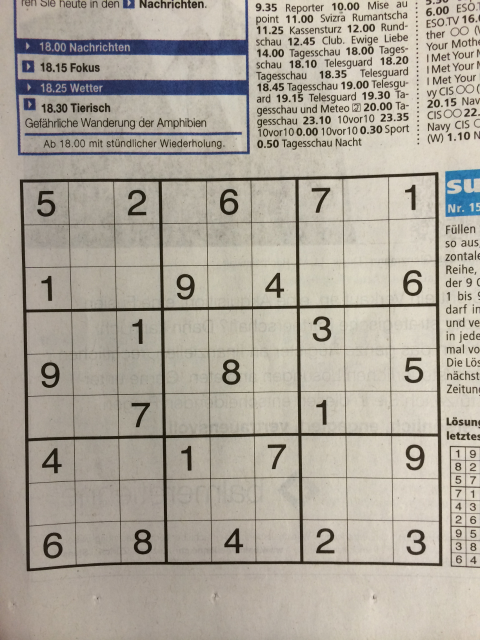
#> input picture image1003.jpg, 960 x 1280 px, found by its file name (shown at 1/2 size)
$ jupyter execute --allow-errors suduko1.ipynb
#> lines starting #> are read from the running program, lines starting #| are printed output that depends on the picture; after the words box and inside, x2 and y2 are one past the last pixel; in counts of white or black regions, pixels touching at a corner belong together
[cell 1]
# Importing necessary libraries for image processing and deep learning

# TensorFlow and Keras for building the neural network
import tensorflow
from tensorflow.keras.models import Sequential
from tensorflow.keras.layers import Dense, Dropout, Flatten, Conv2D, MaxPooling2D

# Scikit-learn for model evaluation and data splitting
from sklearn.metrics import f1_score
from sklearn.model_selection import train_test_split

# OpenCV for image processing
import cv2

# NumPy for numerical operations
import numpy as np

# Matplotlib for data visualization
from matplotlib import pyplot as plt

# OS for file handling (make sure you're using it)
import os

[cell 2]
# functions for image processing
def plot_many_images(images, titles='', rows=9, columns=9):
    #Plots each image in a given list as a grid structure. using Matplotlib.
    plt.title('Extracted elements from sudoku')
    for i, image in enumerate(images):
        plt.subplot(rows, columns, i+1)
        plt.imshow(image, 'gray')
        plt.xticks([]), plt.yticks([])  # Hide tick marks
    plt.axis('off')
    plt.show()

[cell 3]
import matplotlib.pyplot as plt

def show_image(img, title='', flag=0):

    # If flag is non-zero, return True (the flag functionality isn't fully clear yet)
    if flag != 0:
        return True

    # Display the image with the given title
    plt.imshow(img, cmap='gray')  # Show the image in grayscale
    plt.title(title)  # Set the title
    plt.axis('off')  # Hide the axis
    plt.show()  # Block until the window is closed (default behavior)

[cell 4]
import cv2
import numpy as np

def pre_process_image(img, skip_dilate=False, flag=0, blur_kernel_size=(9, 9), block_size=11, C=2):


    # Apply Gaussian blur with the specified kernel size
    proc = cv2.GaussianBlur(img.copy(), blur_kernel_size, 0)

    # Apply adaptive thresholding with the given block size and C value
    proc = cv2.adaptiveThreshold(proc, 255, cv2.ADAPTIVE_THRESH_GAUSSIAN_C, cv2.THRESH_BINARY, block_size, C)

    # Invert the colors so gridlines become non-zero
    proc = cv2.bitwise_not(proc)

    if not skip_dilate:
        # Dilate the image to increase the size of the grid lines
        kernel = np.array([[0., 1., 0.], [1., 1., 1.], [0., 1., 0.]], np.uint8)
        proc = cv2.dilate(proc, kernel)

    # Show the processed image
    show_image(proc, 'pre-processed above image to binary for contour detection', flag)
    return proc

[cell 5]
import cv2
import numpy as np
import operator

def find_corners_of_largest_polygon(img):

    contours, _ = cv2.findContours(img.copy(), cv2.RETR_EXTERNAL, cv2.CHAIN_APPROX_SIMPLE)  # Find contours
    if not contours:
        return None  # Return None if no contours are found

    # Sort contours by area, descending
    contours = sorted(contours, key=cv2.contourArea, reverse=True)

    # Approximate the largest contour to a polygon with 4 vertices
    polygon = contours[0]
    epsilon = 0.02 * cv2.arcLength(polygon, True)  # Approximation accuracy
    approx = cv2.approxPolyDP(polygon, epsilon, True)

    # Check if the polygon has 4 vertices (quadrilateral)
    if len(approx) != 4:
        return None  # If it's not a quadrilateral, return None

    # Extract the 4 corner points
    points = approx.reshape(4, 2)

    # Sort points to get the top-left, top-right, bottom-left, and bottom-right
    points = sorted(points, key=lambda x: x[0])  # Sort by x-coordinate (left to right)

    # Split into left and right based on x-coordinates
    left_points = sorted(points[:2], key=lambda x: x[1])  # Sort the left points by y (top to bottom)
    right_points = sorted(points[2:], key=lambda x: x[1])  # Sort the right points by y (top to bottom)

    # Return the ordered corners: top-left, top-right, bottom-right, bottom-left
    return [left_points[0], right_points[0], right_points[1], left_points[1]]

[cell 6]
import numpy as np
import cv2

def distance_between(p1, p2):
    """Returns the scalar distance between two points"""
    a = p2[0] - p1[0]
    b = p2[1] - p1[1]
    return np.sqrt((a ** 2) + (b ** 2))

def crop_and_warp(img, crop_rect, flag=0):
    """Crops and warps a rectangular section from an image into a square of similar size."""

    # Rectangle described by top left, top right, bottom right and bottom left points
    top_left, top_right, bottom_right, bottom_left = crop_rect

    # Explicitly set the data type to float32 for the transformation matrix
    src = np.array([top_left, top_right, bottom_right, bottom_left], dtype='float32')

    # Calculate distances between the corners (only once per pair)
    top_side = distance_between(top_left, top_right)
    right_side = distance_between(top_right, bottom_right)
    bottom_side = distance_between(bottom_left, bottom_right)
    left_side = distance_between(top_left, bottom_left)

    # Get the longest side in the rectangle to determine square size
    side = max(top_side, right_side, bottom_side, left_side)

    # Define a square with side length equal to the longest side
    dst = np.array([[0, 0], [side - 1, 0], [side - 1, side - 1], [0, side - 1]], dtype='float32')

    # Get the perspective transformation matrix
    m = cv2.getPerspectiveTransform(src, dst)

    if m is not None:
        # Perform the transformation on the original image
        warp = cv2.warpPerspective(img, m, (int(side), int(side)))

        # Display the result using show_image (assuming show_image is defined elsewhere)
        show_image(warp, 'extracted and warped sudoku from the above image', flag)

        return warp
    else:
        print("Error: Perspective transformation failed.")
        return None

[cell 7]
def infer_grid(img):
    """Infers 81 cell grid from a square image."""
    squares = []

    # Ensure the image is square
    height, width = img.shape[:2]
    if height != width:
        raise ValueError("Input image must be square")

    side = width / 9  # We can use width or height as they are the same

    # Loop to generate coordinates for each square in the grid
    for j in range(9):
        for i in range(9):
            # Top-left corner (x, y)
            p1 = (i * side, j * side)
            # Bottom-right corner (x, y)
            p2 = ((i + 1) * side, (j + 1) * side)
            squares.append((p1, p2))

    return squares

def cut_from_rect(img, rect):
    """Cuts a rectangle from an image using the top left and bottom right points."""

    # Get the rectangle's top left and bottom right coordinates
    x1, y1 = rect[0]
    x2, y2 = rect[1]

    # Ensure the coordinates are within the bounds of the image
    height, width = img.shape[:2]

    x1, x2 = max(0, x1), min(x2, width)
    y1, y2 = max(0, y1), min(y2, height)

    # Return the cropped region
    return img[int(y1):int(y2), int(x1):int(x2)]

[cell 8]
import cv2

def scale_and_centre(img, size, margin=0, background=0):
    """Scales and centers an image onto a new background square."""
    h, w = img.shape[:2]

    def centre_pad(length):
        """Handles centering for a given length that may be odd or even."""
        if length % 2 == 0:
            side1 = int((size - length) / 2)
            side2 = side1
        else:
            side1 = int((size - length) / 2)
            side2 = side1 + 1
        return side1, side2

    def scale(r, x):
        """Scales a dimension by a given ratio."""
        return int(r * x)

    # Handle scaling and padding based on aspect ratio
    if h > w:  # Image is taller than wide
        t_pad = int(margin / 2)
        b_pad = t_pad
        ratio = (size - margin) / h
        w, h = scale(ratio, w), scale(ratio, h)
        l_pad, r_pad = centre_pad(w)
    else:  # Image is wider or square
        l_pad = int(margin / 2)
        r_pad = l_pad
        ratio = (size - margin) / w
        w, h = scale(ratio, w), scale(ratio, h)
        t_pad, b_pad = centre_pad(h)

    # Resize the image to fit within the scaled square
    img = cv2.resize(img, (w, h))

    # Add padding to center the image on the background
    img = cv2.copyMakeBorder(img, t_pad, b_pad, l_pad, r_pad, cv2.BORDER_CONSTANT, None, background)

    # Resize to the final size (if necessary)
    return cv2.resize(img, (size, size))

[cell 9]
import cv2
import numpy as np

def find_largest_feature(inp_img, scan_tl=None, scan_br=None):
    """
    Finds the largest connected feature in the input image using floodFill.
    Fills this structure in white and reduces the rest to black.
    """
    img = inp_img.copy()  # Copy the image to preserve original
    height, width = img.shape[:2]

    max_area = 0
    seed_point = None

    if scan_tl is None:
        scan_tl = [0, 0]  # Default to top-left corner
    if scan_br is None:
        scan_br = [width, height]  # Default to bottom-right corner

    # Iterate through the image to find the largest connected component
    for x in range(scan_tl[0], scan_br[0]):
        for y in range(scan_tl[1], scan_br[1]):
            if img.item(y, x) == 255:  # Look for white pixels
                area = cv2.floodFill(img, None, (x, y), 64)  # Flood-fill and get area size
                if area[0] > max_area:
                    max_area = area[0]
                    seed_point = (x, y)  # Update the seed point

    # Second pass: fill everything with grey to reduce noise and focus on the largest feature
    for x in range(width):
        for y in range(height):
            if img.item(y, x) == 255:
                cv2.floodFill(img, None, (x, y), 64)

    # Create a mask for flood-filling the main feature
    mask = np.zeros((height + 2, width + 2), np.uint8)

    if seed_point is not None:
        cv2.floodFill(img, mask, seed_point, 255)  # Highlight the largest feature

    # Calculate the bounding box around the largest feature
    top, bottom, left, right = height, 0, width, 0
    for x in range(width):
        for y in range(height):
            if img.item(y, x) == 255:  # Find pixels belonging to the largest feature
                top = min(top, y)
                bottom = max(bottom, y)
                left = min(left, x)
                right = max(right, x)

    # Return the processed image and the bounding box
    bbox = np.array([[left, top], [right, bottom]], dtype='float32')
    return img, bbox, seed_point

[cell 10]
def extract_digit(img, rect, size, min_area=100, margin_factor=2.5):
    """Extracts a digit (if one exists) from a Sudoku square."""

    digit = cut_from_rect(img, rect)  # Extract the region containing the digit

    # Use feature finding to get the largest feature in the center of the box
    h, w = digit.shape[:2]
    margin = int(np.mean([h, w]) / margin_factor)  # Dynamic margin calculation
    _, bbox, seed = find_largest_feature(digit, [margin, margin], [w - margin, h - margin])

    # Crop the digit using the bounding box
    digit = cut_from_rect(digit, bbox)

    # Calculate the dimensions of the bounding box
    w = bbox[1][0] - bbox[0][0]
    h = bbox[1][1] - bbox[0][1]

    # Ensure the bounding box area is large enough
    if w > 0 and h > 0 and (w * h) > min_area and len(digit) > 0:
        return scale_and_centre(digit, size, 4)  # Scale and center the digit
    else:
        return np.zeros((size, size), np.uint8)  # Return an empty square if no valid digit found

[cell 11]
def get_digits(img, squares, size, flag=0):
    """Extracts digits from their cells and builds an array."""
    digits = []
    img = pre_process_image(img.copy(), skip_dilate=True, flag=flag)
    ii = img.copy()
    ii = cv2.cvtColor(ii, cv2.COLOR_GRAY2BGR)

    # Loop through the squares and extract digits
    for square in squares:
        # Extract the digit from the current square
        extracted_digit = extract_digit(img, square, size)

        # If the extracted digit is not empty, add it to the digits list
        if np.sum(extracted_digit) > 0:  # Check if the digit is non-empty
            digits.append(extracted_digit)
        else:
            digits.append(np.zeros((size, size), np.uint8))  # Placeholder for empty cells

        # Draw a rectangle around the current square
        a, b = (int(square[0][0]), int(square[0][1])), (int(square[1][0]), int(square[1][1]))
        cv2.rectangle(ii, a, b, (0, 255, 0), 3)

    # Show the image with grid lines marked in green
    #if flag:  # Only display if flag is non-zero
    show_image(ii, 'Grid lines marked in green (digits to extract will be in between)', flag)

    return digits

[cell 12]
# Function to parse the grid from the loaded image
def parse_grid_from_loaded_image(img, flag=0):
    original = cv2.cvtColor(img, cv2.COLOR_BGR2GRAY)
    rgb_img = cv2.cvtColor(original.copy(), cv2.COLOR_BGR2RGB)
    show_image(original, 'original image', flag)

    processed = pre_process_image(original, flag=flag)
    corners = find_corners_of_largest_polygon(processed)
    cv2.line(rgb_img, tuple(corners[0]), tuple(corners[1]), (255,0,0), 3)
    cv2.line(rgb_img, tuple(corners[1]), tuple(corners[2]), (255,0,0), 3)
    cv2.line(rgb_img, tuple(corners[2]), tuple(corners[3]), (255,0,0), 3)
    cv2.line(rgb_img, tuple(corners[3]), tuple(corners[0]), (255,0,0), 3)
    show_image(rgb_img, 'sudoku to extract', flag)

    cropped = crop_and_warp(original, corners, flag)
    squares = infer_grid(cropped)
    digits = get_digits(cropped, squares, 28, flag=flag)
    warp_img = cv2.cvtColor(cropped.copy(), cv2.COLOR_BGR2RGB)
    for a,b in squares:
        x,y = int(a[0]), int(a[1])
        w,z = int(b[0]), int(b[1])
        cv2.circle(warp_img, (x,y), 7, (220,0,30), -1)
    show_image(warp_img, 'intersection of the green lines marked in red dot', flag)
    return digits

[cell 13]
import os
import cv2
import random
import matplotlib.pyplot as plt


# Specify the folder containing the images
folder = "D:\\Codes\\Notebooks\\s_puzzle"

# Randomly select an image from the dataset 167

#image_name = random.choice(os.listdir(folder))

image_name="image1003.jpg"


print("Selected Image:", image_name)

# Load the selected image
sudoku_image = cv2.imread(os.path.join(folder, image_name))
#> sudoku_image is the input picture: shape (1280, 960, 3); mean B, G, R 154.4, 166, 172.7

# Check if the image is loaded successfully
if sudoku_image is not None:
    # Convert BGR to RGB (since OpenCV loads images in BGR format)
    sudoku_image = cv2.cvtColor(sudoku_image, cv2.COLOR_BGR2RGB)

    # Display the image
    plt.figure(figsize=(6, 6))  # Optional: specify the figure size
    plt.imshow(sudoku_image)
    plt.axis('off')  # Hide axis
    plt.title("Randomly Selected Sudoku Image")  # Optional: add title
    plt.show()

    # Process the image to extract digits
    digits = parse_grid_from_loaded_image(sudoku_image, flag=0)
#> in parse_grid_from_loaded_image, `original = cv2.cvtColor(img, cv2.COLOR_BGR2GRAY)`:
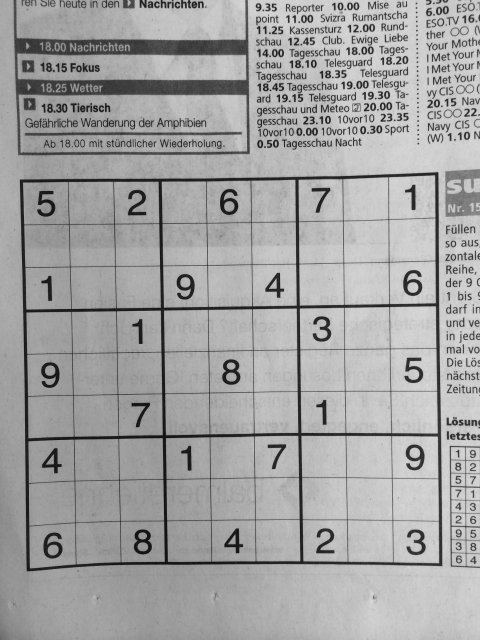
#> original: shape (1280, 960) (shown at 1/2 size); min 5, max 219, mean 163.3
#> in pre_process_image, `proc = cv2.adaptiveThreshold(proc, 255, cv2.ADAPTIVE_THRESH_GAUSSIAN_C..`:
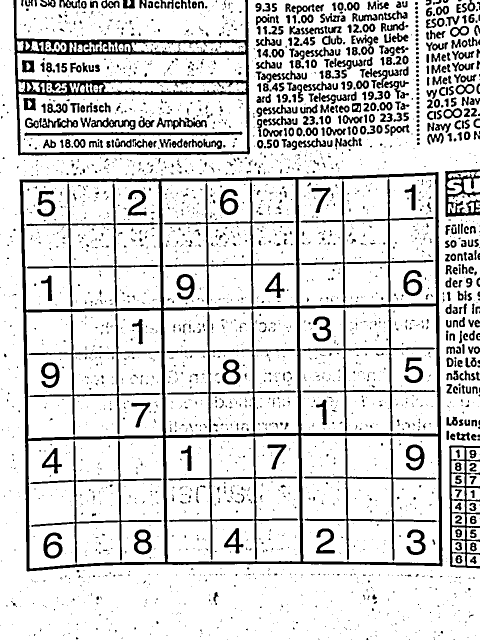
#> proc: shape (1280, 960) (shown at 1/2 size); 83.7% white; 3078 black regions (2435 under 20 px), largest, box (x1, y1, x2, y2) and area: (39, 344, 885, 1143) 49460, (27, 0, 500, 311) 19633, (601, 357, 867, 607) 3894
#> in pre_process_image, `proc = cv2.dilate(proc, kernel)`:
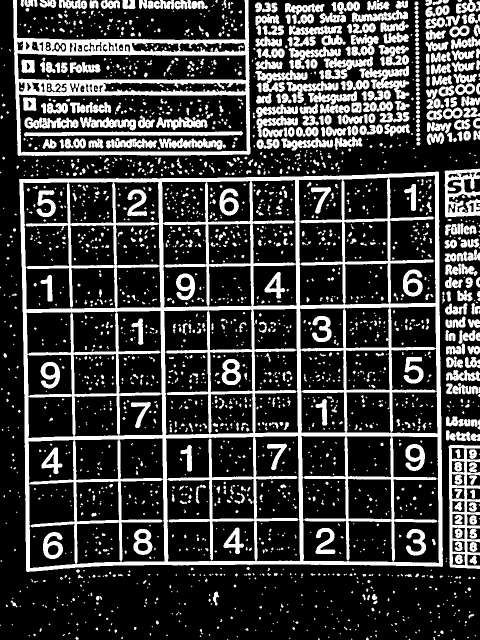
#> proc: shape (1280, 960) (shown at 1/2 size); 24.6% white; 2403 white regions (1419 under 20 px)
#> in find_corners_of_largest_polygon, `contours, _ = cv2.findContours(img.copy(), cv2.RETR_EXTERNAL, cv2.CHAI..`: contours = 906 contours, 585 with area under 20; largest, box (x1, y1, x2, y2) and area: (38, 343, 886, 1144) 647856, (26, 0, 501, 312) 108881, (897, 890, 960, 1138) 9620, (889, 337, 960, 435) 4580, (729, 132, 819, 199) 2155
#> in find_corners_of_largest_polygon, `polygon = contours[0]`: polygon = contour of 292 points, box (x1, y1, x2, y2) (38, 343, 886, 1144), area 647856
#> in find_corners_of_largest_polygon, `epsilon = 0.02 * cv2.arcLength(polygon, True)`: epsilon = 66.22
#> in find_corners_of_largest_polygon, `approx = cv2.approxPolyDP(polygon, epsilon, True)`: approx = [[877, 344], [39, 358], [52, 1141], [883, 1133]]
#> in find_corners_of_largest_polygon, `points = sorted(points, key=lambda x: x[0])`: points = [[39, 358], [52, 1141], [877, 344], [883, 1133]]
#> in find_corners_of_largest_polygon, `left_points = sorted(points[:2], key=lambda x: x[1])`: left_points = [[39, 358], [52, 1141]]
#> in find_corners_of_largest_polygon, `right_points = sorted(points[2:], key=lambda x: x[1])`: right_points = [[877, 344], [883, 1133]]
#> in parse_grid_from_loaded_image, `corners = find_corners_of_largest_polygon(processed)`: corners = [[39, 358], [877, 344], [883, 1133], [52, 1141]]
#> in parse_grid_from_loaded_image, `cv2.line(rgb_img, tuple(corners[3]), tuple(corners[0]), (255,0,0), 3)`:
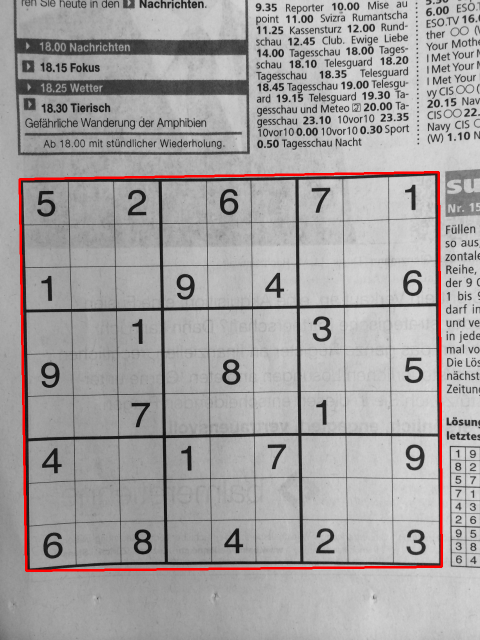
#> rgb_img: shape (1280, 960, 3) (shown at 1/2 size); mean R, G, B 164.7, 161.3, 161.3
#> in crop_and_warp, `top_left, top_right, bottom_right, bottom_left = crop_rect`: top_left = [39, 358]; top_right = [877, 344]; bottom_right = [883, 1133]; bottom_left = [52, 1141]
#> in crop_and_warp, `src = np.array([top_left, top_right, bottom_right, bottom_left], dtype..`: src = [[39, 358], [877, 344], [883, 1133], [52, 1141]]
#> in distance_between, `a = p2[0] - p1[0]`: a = 838
#> in distance_between, `b = p2[1] - p1[1]`: b = -14
#> in crop_and_warp, `top_side = distance_between(top_left, top_right)`: top_side = 838.1
#> in crop_and_warp, `right_side = distance_between(top_right, bottom_right)`: right_side = 789
#> in crop_and_warp, `bottom_side = distance_between(bottom_left, bottom_right)`: bottom_side = 831
#> in crop_and_warp, `left_side = distance_between(top_left, bottom_left)`: left_side = 783.1
#> in crop_and_warp, `side = max(top_side, right_side, bottom_side, left_side)`: side = 838.1
#> in crop_and_warp, `dst = np.array([[0, 0], [side - 1, 0], [side - 1, side - 1], [0, side ..`: dst = [[0, 0], [837.1, 0], [837.1, 837.1], [0, 837.1]]
#> in crop_and_warp, `m = cv2.getPerspectiveTransform(src, dst)`: m = [[1, -0.0166, -33.14], [0.0176, 1.06, -378.8], [8.83e-06, -1.08e-05, 1]]
#> in crop_and_warp, `warp = cv2.warpPerspective(img, m, (int(side), int(side)))`:
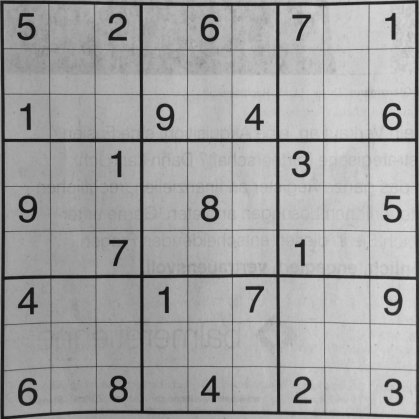
#> warp: shape (838, 838) (shown at 1/2 size); min 11, max 219, mean 162.3
#> in parse_grid_from_loaded_image, `squares = infer_grid(cropped)`: squares = 81 items
#> call 2 of pre_process_image, with skip_dilate = True, flag = 0, blur_kernel_size = (9, 9), block_size = 11, C = 2
#> in pre_process_image (call 2), `proc = cv2.adaptiveThreshold(proc, 255, cv2.ADAPTIVE_THRESH_GAUSSIAN_C..`:
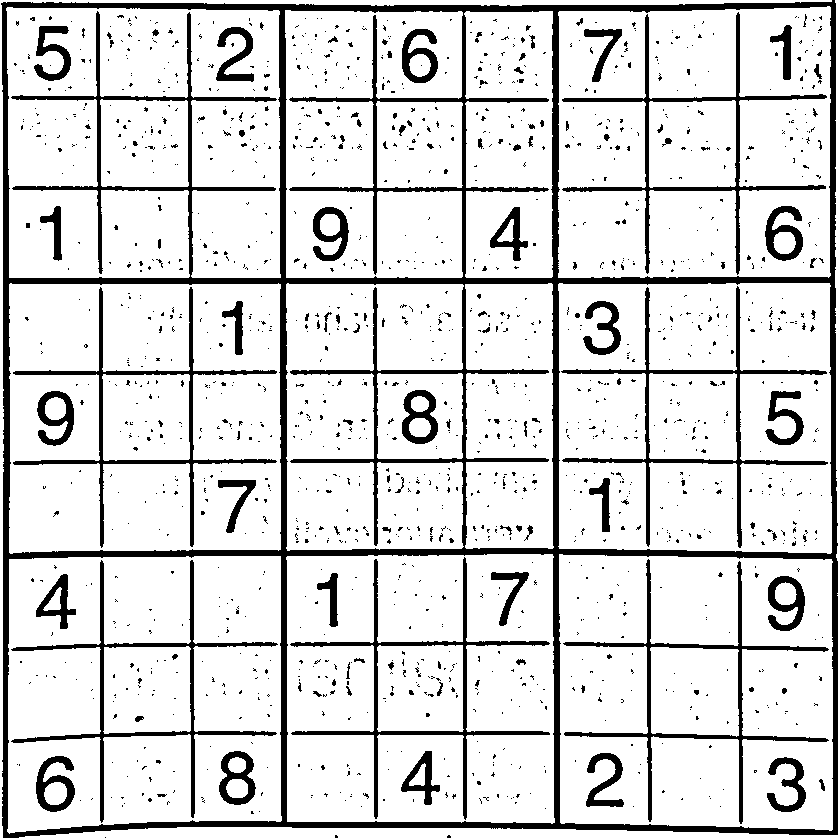
#> proc: shape (838, 838); 85.2% white; 1573 black regions (1461 under 20 px), largest, box (x1, y1, x2, y2) and area: (1, 0, 838, 838) 51201, (561, 286, 828, 548) 4062, (563, 559, 829, 824) 4044
#> the loop in get_digits, `for square in squares:` made 81 passes
#> square on passes 18 to 25: ((744.9, 93.11), (838, 186.2)), ((0, 186.2), (93.11, 279.3)), ((93.11, 186.2), (186.2, 279.3)), ((186.2, 186.2), (279.3, 279.3)), ((279.3, 186.2), (372.4, 279.3)), ((372.4, 186.2), (465.6, 279.3)), ((465.6, 186.2), (558.7, 279.3)), ((558.7, 186.2), (651.8, 279.3))
#> pass 1, in extract_digit, `digit = cut_from_rect(img, rect)`:
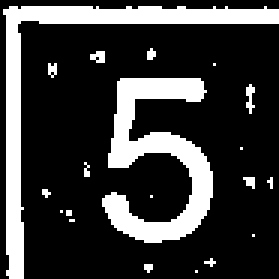
#> digit: shape (93, 93) (shown 3 times larger); 22.4% white; 20 white regions (18 under 20 px), largest, box (x1, y1, x2, y2) and area: (1, 2, 93, 93) 931, (34, 26, 71, 81) 899
#> pass 1, in extract_digit, `digit = cut_from_rect(digit, bbox)`:
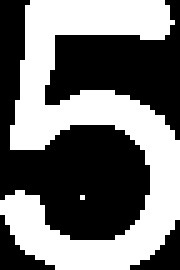
#> digit: shape (54, 36) (shown 5 times larger); 45.5% white; 2 white regions (1 under 20 px), largest, box (x1, y1, x2, y2) and area: (0, 0, 36, 54) 884
#> pass 1, in scale_and_centre, `img = cv2.copyMakeBorder(img, t_pad, b_pad, l_pad, r_pad, cv2.BORDER_C..`:
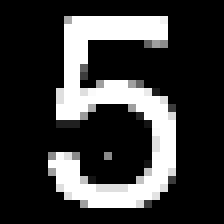
#> img: shape (28, 28) (shown 8 times larger); min 0, max 255, mean 57.5
#> (the rest of the program and of its run is left out)
